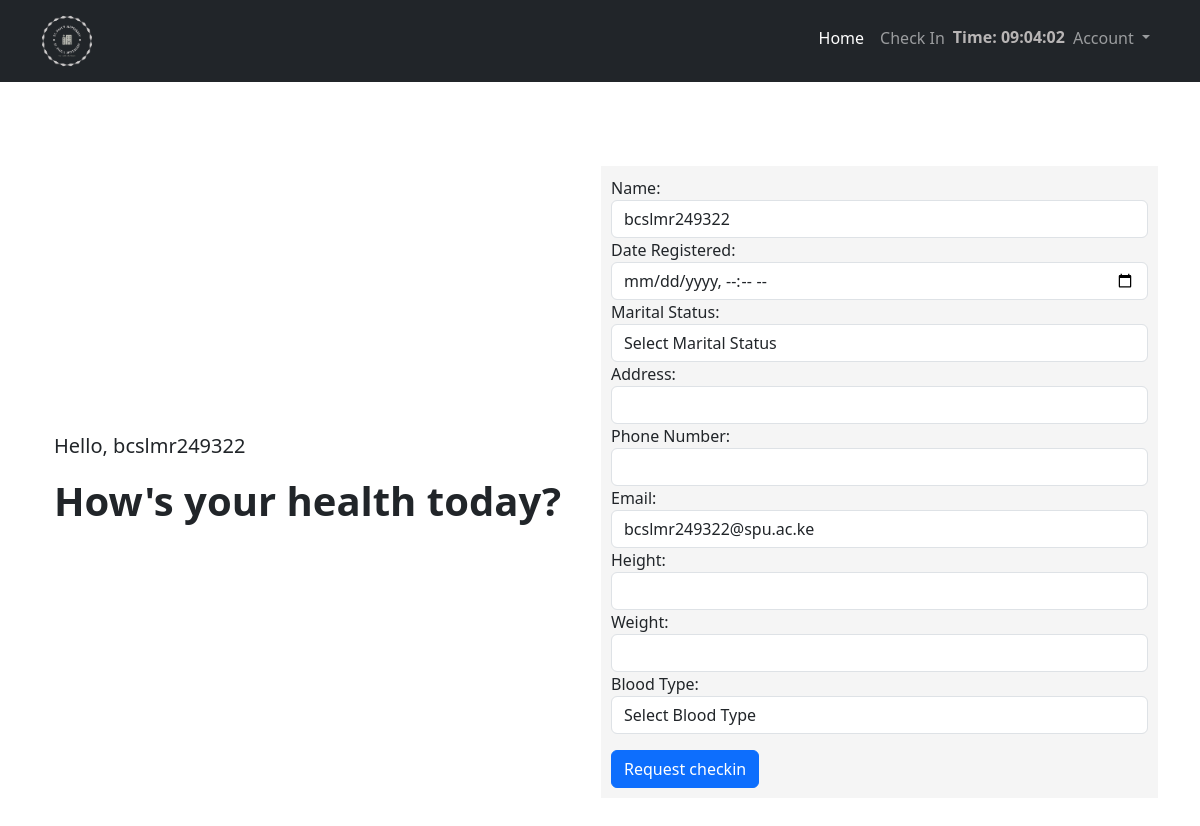
The page /checkin (signed in) on the database its author committed.
### app.py (models this page shows, shortened)
class User(db.Model, UserMixin):
    id = db.Column(db.Integer, primary_key=True)
    school_id = db.Column(db.String(20),unique=True, nullable=False)
    email = db.Column(db.String(120),unique=True, nullable=False)
    user_profile = db.Column(db.String(20), nullable=False,default='default.png')
    password = db.Column(db.String(30),nullable=False)
    patient = db.relationship('Std_registration', backref='patient',lazy=True)
    role = db.Column(db.String(10))

### app.py (the view, shortened to what this page needs)
@app.route('/checkin',methods=['POST','GET'])
@login_required
def checkin():
    if current_user.role == 'patient':
        return render_template('index.html',user=current_user, ms=ms)

### app.py (called while the page is built)
@login_manager.user_loader
def load_user(id):
    user = User.query.get(int(id))
    return user

### templates/index.html (shortened to what this page needs)
{% extends 'layout.html' %}
{% block body %}
 <div class="container container-form">
<div class="container">
    <p class="greet">Hello, {{current_user.school_id}}</p>
    <h1 class="greet-2">How's your health today?</h1>
  </div>
    <form action="" method="POST" class="centered">
      <div class="form-group">
        <label for="name">Name:</label>
        <input type="text" class="form-control" id="name" name="name" required {% if current_user.role == 'patient' %} value="{{ current_user.school_id }}" readonly {% endif %}>
      </div>
      <div class="form-group">
        <label for="date_registered">Date Registered:</label>
        <input type="datetime-local" class="form-control" id="date_registered" name="date_registered" required">
      </div>
      <div class="form-group">
        <label for="marital_status">Marital Status:</label>
        <select class="form-control" id="marital_status" name="marital_status" required>
          <option value="" disabled selected>Select Marital Status</option>
        </select>
      </div>
      <div class="form-group">
        <label for="address">Address:</label>
        <input type="text" class="form-control" id="address" name="address" required>
      </div>
      <div class="form-group">
        <label for="phonenumber">Phone Number:</label>
        <input type="text" class="form-control" id="phonenumber" name="phonenumber"  required>
      </div>
      <div class="form-group">
        <label for="email">Email:</label>
        <input type="email" class="form-control" id="email" name="email"  required {% if current_user.role == 'patient' %} value="{{ current_user.email }}" readonly {% endif %}>
      </div>
      <div class="form-group">
        <label for="height">Height:</label>
        <input type="number" class="form-control" id="height" name="height" min="0">
      </div>
      <div class="form-group">
        <label for="weight">Weight:</label>
        <input type="number" class="form-control" id="weight" name="weight" min="0">
      </div>
      <div class="form-group">
        <label for="blood_type">Blood Type:</label>
        <select class="form-control" id="blood_type" name="blood_type">
          <option value="">Select Blood Type</option>
        </select>
      </div>
      <button type="submit" class="btn btn-primary mt-3">Request checkin</button>
    </form>
  </div>
  {% endblock body %}

### templates/layout.html (shortened to what this page needs)
<!DOCTYPE html>
<html lang="en">
<head>
    <link href="https://cdn.jsdelivr.net/npm/bootstrap@5.3.0/dist/css/bootstrap.min.css" rel="stylesheet">
</head>
<body>
<nav class="navbar navbar-expand-lg navbar-dark bg-dark static-top">
  <div class="container">
    <a class="navbar-brand" href="/">
      <img src="{{url_for('static',filename='logo.png')}}" alt="..." height="56">
    </a>
    <div class="collapse navbar-collapse" id="navbarSupportedContent">
      <ul class="navbar-nav ms-auto">
        <li class="nav-item">
          <a class="nav-link active" aria-current="page" href="/">Home</a>
        </li>
        {% if current_user.role == 'patient' %}
        <li class="nav-item">
          <a class="nav-link" href="{{url_for('checkin')}}">Check In</a>
        </li>
        {% else %}
        <li class="nav-item">
          <a class="nav-link" href="{{url_for('admin')}}">Admin</a>
        </li>
        {% endif %}
        <li class="nav-item"><p class="pd-5 clr">Time: <span id="current-time"></span></p></li>
        <li class="nav-item dropdown">
          <a class="nav-link dropdown-toggle" href="#" id="navbarDropdown" role="button" data-bs-toggle="dropdown" aria-expanded="false">
            Account
          </a>
        </li>
      </ul>
    </div>
  </div>
</nav>
      {% block body %}
      {% endblock %}
</body>
</html>

### templates/layout.html (style rules this page uses)
.container-form { display: flex; justify-content: center; align-items: center; height: 100vh; }
.centered { max-width: 700px; width: 100%; padding: 10px; background-color: #f5f5f5; }
ul { list-style: none; }
.clr { font-size: 16px; font-weight: 600; color: #b8b5b5; margin-top: 7px; }
.greet { font-size: 20px; }
.greet-2 { font-size: 40px; font-weight: 700; }

### rows shown on the page
User: school_id "bcslmr249322", name "bcslmr249322", email "bcslmr249322@spu.ac.ke"
